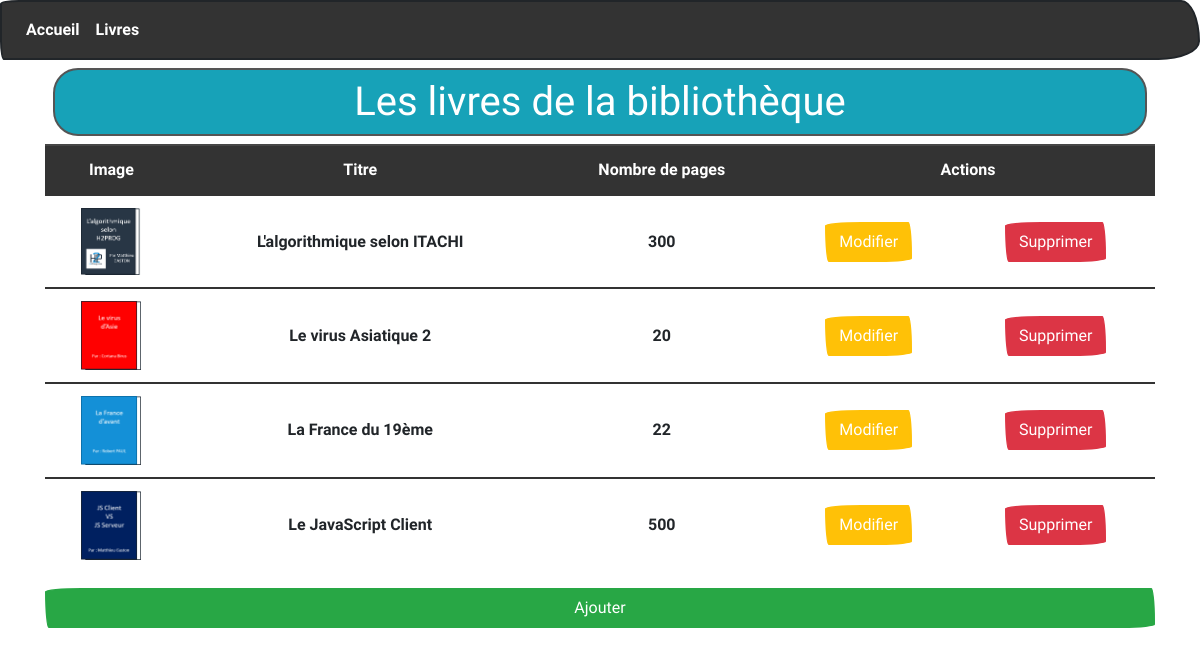
The app's page /livres.php with its own data.
### tables this page shows
CREATE TABLE IF NOT EXISTS `livres` (
  `id` int(11) NOT NULL AUTO_INCREMENT,
  `titre` varchar(150) NOT NULL,
  `nbPages` int(11) NOT NULL,
  `image` varchar(150) NOT NULL,
  PRIMARY KEY (`id`)
);

### LivreManager.class.php (called while the page is built, shortened)
<?php
require_once "Model.class.php";
require_once "Livre.class.php";
class LivreManager extends Model{
    private $livres;
    public function ajoutLivre($livre){
        $this->livres[] = $livre;
    }
    public function getLivres(){
        return $this->livres;
    }
    public function chargementLivres(){
        $req = $this->getBdd()->prepare("SELECT * FROM livres");
        $req->execute();
        $mesLivres = $req->fetchAll(PDO::FETCH_ASSOC);
    }
}

### Livre.class.php (called while the page is built, shortened)
<?php
class Livre{
    private $titre;
    private $nbPages;
    private $image;
    public function __construct($id,$titre,$nbPages,$image){
        $this->titre = $titre;
        $this->nbPages = $nbPages;
        $this->image = $image;
    }
    public function getTitre(){return $this->titre;}
    public function getNbPages(){return $this->nbPages;}
    public function getImage(){return $this->image;}
}

### Model.class.php (called while the page is built, shortened)
<?php
abstract class Model{
    private static $pdo;
    private static function setBdd(){
        self::$pdo = new PDO("mysql:host=localhost;dbname=biblio2;charset=utf8","root","");
        self::$pdo->setAttribute(PDO::ATTR_ERRMODE,PDO::ERRMODE_WARNING);
    }
    protected function getBdd(){
        return self::$pdo;
    }
}

### livres.php (the view, shortened to what this page needs)
<?php
require_once "LivreManager.class.php";
$livreManager = new LivreManager;
$livreManager->chargementLivres();
?>
<table class="table text-center">
    <tr class="table-dark">
        <th>Image</th>
        <th>Titre</th>
        <th>Nombre de pages</th>
        <th colspan="2">Actions</th>
    </tr>
    <?php
    $livres = $livreManager->getLivres();
    for($i=0; $i < count($livres);$i++) :
    ?>
    <tr>
        <td class="align-middle"><img src="public/images/<?= $livres[$i]->getImage(); ?>" width="60px;"></td>
        <td class="align-middle"><?= $livres[$i]->getTitre(); ?></td>
        <td class="align-middle"><?= $livres[$i]->getNbPages(); ?></td>
        <td class="align-middle"><a href="" class="btn btn-warning">Modifier</a></td>
        <td class="align-middle"><a href="" class="btn btn-danger">Supprimer</a></td>
    </tr>
    <?php endfor; ?>
</table>
<a href="" class="btn btn-success d-block">Ajouter</a>
<?php
$content = ob_get_clean();
$titre = "Les livres de la bibliothèque";
require "template.php";
?>

### template.php (shortened to what this page needs)
<!DOCTYPE html>
<html lang="en">
<head>
    <link rel="stylesheet" href="https://bootswatch.com/4/sketchy/bootstrap.min.css">
</head>
<body>
    <nav class="navbar navbar-expand-lg navbar-dark bg-primary">
        <div class="collapse navbar-collapse" id="navbarColor01">
            <ul class="navbar-nav mr-auto">
                <li class="nav-item">
                    <a class="nav-link" href="index.php">Accueil</a>
                </li>
                <li class="nav-item">
                    <a class="nav-link" href="livres.php">Livres</a>
                </li>
            </ul>
        </div>
    </nav>
    <div class="container">
        <h1 class="rounded border border-dark p-2 m-2 text-center text-white bg-info"><?= $titre ?></h1>
        <?= $content ?>
    </div>
</body>
</html>

### records on screen
livres: image (picture), titre "L'algorithmique selon ITACHI", nbPages "300"
livres: image (picture), titre "Le virus Asiatique 2", nbPages "20"
livres: image (picture), titre "La France du 19ème", nbPages "22"
livres: image (picture), titre "Le JavaScript Client", nbPages "500"

### other values on screen
$titre "Les livres de la bibliothèque"
